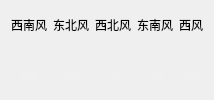
             <widget class="QWidget" name="widget_10" native="true">
              <layout class="QGridLayout" name="gridLayout_6">
               <property name="topMargin">
                <number>0</number>
               </property>
               <property name="bottomMargin">
                <number>0</number>
               </property>
               <property name="verticalSpacing">
                <number>0</number>
               </property>
               <item row="0" column="0">
                <widget class="QLabel" name="lbWindDir0">
                 <property name="styleSheet">
                  <string notr="true">border-bottom-left-radius: 0px;
border-bottom-right-radius: 0px;</string>
                 </property>
                 <property name="text">
                  <string>西南风</string>
                 </property>
                 <property name="alignment">
                  <set>Qt::AlignCenter</set>
                 </property>
                </widget>
               </item>
               <item row="0" column="1">
                <widget class="QLabel" name="lbWindDir1">
                 <property name="styleSheet">
                  <string notr="true">border-bottom-left-radius: 0px;
border-bottom-right-radius: 0px;</string>
                 </property>
                 <property name="text">
                  <string>东北风</string>
                 </property>
                 <property name="alignment">
                  <set>Qt::AlignCenter</set>
                 </property>
                </widget>
               </item>
               <item row="0" column="3">
                <widget class="QLabel" name="lbWindDir3">
                 <property name="styleSheet">
                  <string notr="true">border-bottom-left-radius: 0px;
border-bottom-right-radius: 0px;</string>
                 </property>
                 <property name="text">
                  <string>东南风</string>
                 </property>
                 <property name="alignment">
                  <set>Qt::AlignCenter</set>
                 </property>
                </widget>
               </item>
               <item row="0" column="4">
                <widget class="QLabel" name="lbWindDir4">
                 <property name="styleSheet">
                  <string notr="true">border-bottom-left-radius: 0px;
border-bottom-right-radius: 0px;</string>
                 </property>
                 <property name="text">
                  <string>西风</string>
                 </property>
                 <property name="alignment">
                  <set>Qt::AlignCenter</set>
                 </property>
                </widget>
               </item>
               <item row="1" column="0">
                <widget class="QLabel" name="lbWindScale0">
                 <property name="styleSheet">
                  <string notr="true">border-top-left-radius: 0px;
border-top-right-radius: 0px;
color: rgb(240, 240, 240);</string>
                 </property>
                 <property name="text">
                  <string>1级</string>
                 </property>
                 <property name="alignment">
                  <set>Qt::AlignCenter</set>
                 </property>
                </widget>
               </item>
               <item row="1" column="2">
                <widget class="QLabel" name="lbWindScale2">
                 <property name="styleSheet">
                  <string notr="true">border-top-left-radius: 0px;
border-top-right-radius: 0px;
color: rgb(240, 240, 240);</string>
                 </property>
                 <property name="text">
                  <string>2级</string>
                 </property>
                 <property name="alignment">
                  <set>Qt::AlignCenter</set>
                 </property>
                </widget>
               </item>
               <item row="1" column="3">
                <widget class="QLabel" name="lbWindScale3">
                 <property name="styleSheet">
                  <string notr="true">border-top-left-radius: 0px;
border-top-right-radius: 0px;
color: rgb(240, 240, 240);</string>
                 </property>
                 <property name="text">
                  <string>3级</string>
                 </property>
                 <property name="alignment">
                  <set>Qt::AlignCenter</set>
                 </property>
                </widget>
               </item>
               <item row="1" column="1">
                <widget class="QLabel" name="lbWindScale1">
                 <property name="styleSheet">
                  <string notr="true">border-top-left-radius: 0px;
border-top-right-radius: 0px;
color: rgb(240, 240, 240);</string>
                 </property>
                 <property name="text">
                  <string>3级</string>
                 </property>
                 <property name="alignment">
                  <set>Qt::AlignCenter</set>
                 </property>
                </widget>
               </item>
               <item row="0" column="2">
                <widget class="QLabel" name="lbWindDir2">
                 <property name="styleSheet">
                  <string notr="true">border-bottom-left-radius: 0px;
border-bottom-right-radius: 0px;</string>
                 </property>
                 <property name="text">
                  <string>西北风</string>
                 </property>
                 <property name="alignment">
                  <set>Qt::AlignCenter</set>
                 </property>
                </widget>
               </item>
               <item row="1" column="4">
                <widget class="QLabel" name="lbWindScale4">
                 <property name="styleSheet">
                  <string notr="true">border-top-left-radius: 0px;
border-top-right-radius: 0px;
color: rgb(240, 240, 240);</string>
                 </property>
                 <property name="text">
                  <string>4级</string>
                 </property>
                 <property name="alignment">
                  <set>Qt::AlignCenter</set>
                 </property>
                </widget>
               </item>
              </layout>
             </widget>
